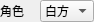
<?xml version="1.0" encoding="UTF-8"?>
<ui version="4.0">
 <class>ByyShowRoleWidget</class>
 <widget class="QWidget" name="ByyShowRoleWidget">
  <property name="geometry">
   <rect>
    <x>0</x>
    <y>0</y>
    <width>94</width>
    <height>20</height>
   </rect>
  </property>
  <property name="windowTitle">
   <string>ByyShowRoleWidget</string>
  </property>
  <layout class="QHBoxLayout" name="horizontalLayout">
   <property name="spacing">
    <number>0</number>
   </property>
   <property name="margin">
    <number>0</number>
   </property>
   <item>
    <widget class="QLabel" name="label">
     <property name="text">
      <string>角色</string>
     </property>
    </widget>
   </item>
   <item>
    <widget class="QComboBox" name="comboBox">
     <item>
      <property name="text">
       <string>白方</string>
      </property>
     </item>
     <item>
      <property name="text">
       <string>红方</string>
      </property>
     </item>
     <item>
      <property name="text">
       <string>蓝方</string>
      </property>
     </item>
    </widget>
   </item>
  </layout>
 </widget>
 <layoutdefault spacing="6" margin="11"/>
 <resources/>
 <connections/>
</ui>
